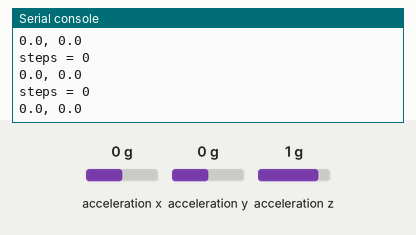
The program below on a simulated Circuit Playground running CircuitPython. On the bench: the last lines printed to the serial console. The test bench sets the inputs (shaded band); at power-on: acceleration x 0 g, acceleration y 0 g, acceleration z 1 g.

Above: at 1.2 s.
1.3 s: acceleration x set to -1.4 g
At 1.9 s:
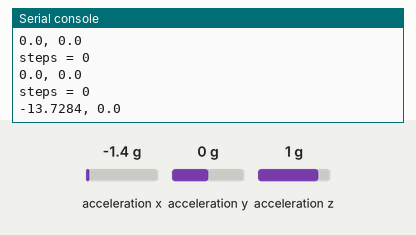
2.8 s: acceleration y set to -1.4 g
At 3.4 s:
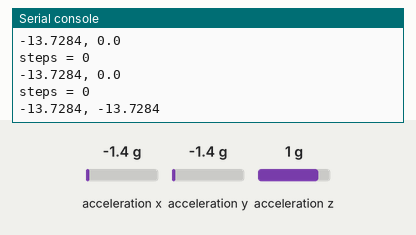
4.3 s: acceleration x set to -0.8 g
At 4.9 s:
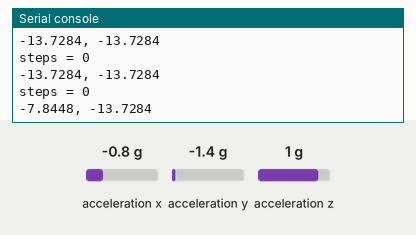
Timing chart, 0 to 7.3 s (numbered marks = the images above; inputs shaded):
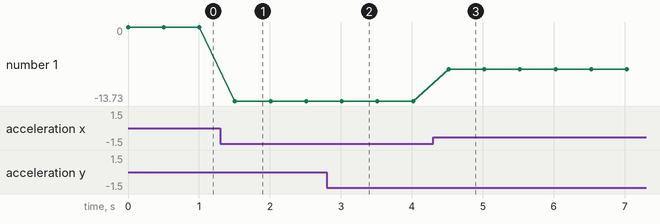

Measured:
- after the input at 1.3 s, the serial console: prints a new line after 0.21 s (image 1)
- after the input at 2.8 s, the serial console: prints a new line after 0.21 s (image 2)
- after the input at 4.3 s, the serial console: prints a new line after 0.22 s (image 3)
- plotted number 1: 0 → -13.73 after the input at 1.3 s, -13.73 → -7.84 after the input at 4.3 s

The program:

pedometer.py
```python
# Do this in terminal:
# cat /dev/ttyACM0 | tee -a acceleration.csv

from adafruit_circuitplayground import cp
import time

steps = 0

while True:
    print("steps = {}".format(steps), end = "\n")
    print("{}, {}".format(cp.acceleration.x, cp.acceleration.y), end="\n")

    if cp.acceleration.x < 2 and cp.acceleration.y > 9:
        steps+=1
    elif cp.acceleration.x > 0 and cp.acceleration.y < 0:
        steps+=1

    time.sleep(0.5)
```
